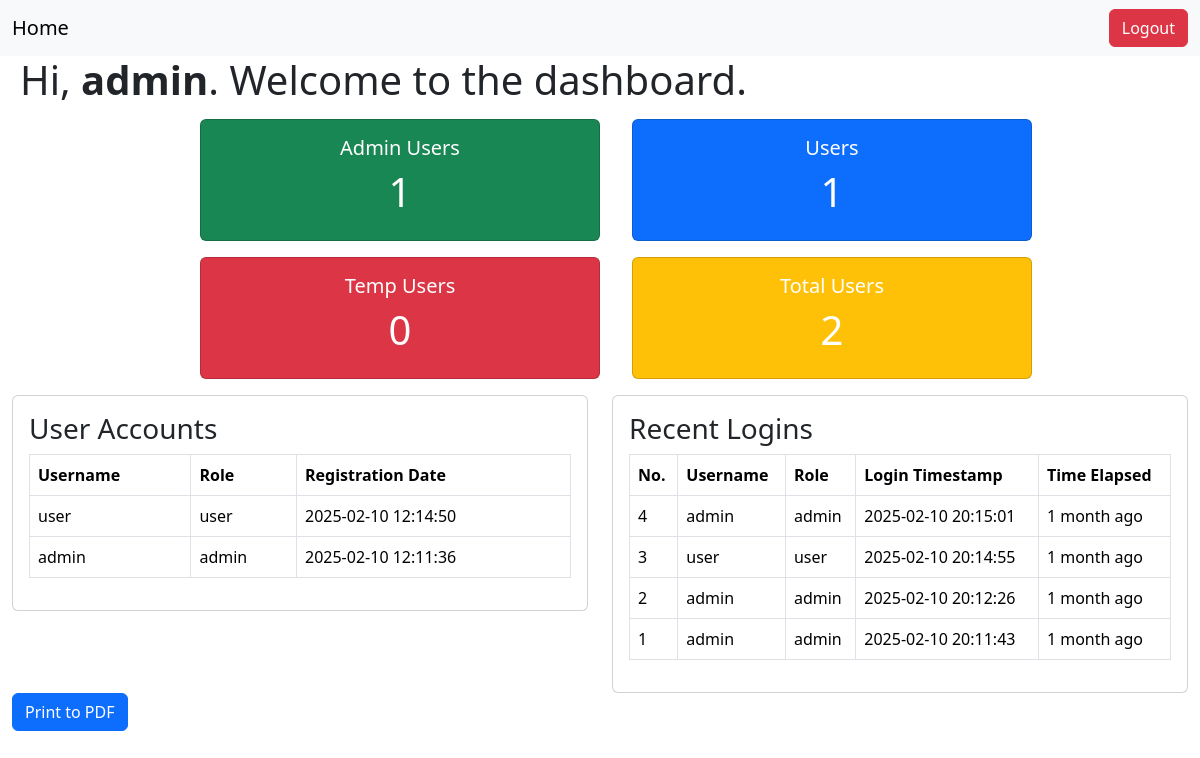
Page /admin/dashboard.php (signed in) on the committed database.
### tables this page shows
CREATE TABLE `users` (
  `id` int(11) NOT NULL,
  `username` varchar(50) NOT NULL,
  `password` varchar(255) NOT NULL,
  `user_type` enum('admin','user') NOT NULL DEFAULT 'user',
  `last_login` datetime DEFAULT NULL,
  `created_at` timestamp NOT NULL DEFAULT current_timestamp()
);

### admin/dashboard.php (the view, shortened to what this page needs)
<?php
require_once "../db/config.php";
function getUserStatistics($pdo) {
    $stats = [
        "admin" => 0,
        "user" => 0,
        "temp-user" => 0,
        "total" => 0
    ];
    $sql = "SELECT user_type, COUNT(*) as count FROM users GROUP BY user_type";
    if ($stmt = $pdo->prepare($sql)) {
        if ($stmt->execute()) {
            while ($row = $stmt->fetch(PDO::FETCH_ASSOC)) {
                $stats[$row["user_type"]] = $row["count"];
            }
        }
    }
    $stats["total"] = array_sum($stats);
    return $stats;
}
$userStats = getUserStatistics($pdo);
$userAccounts = [];
$sql = "SELECT username, user_type, created_at FROM users ORDER BY created_at DESC";
if ($stmt = $pdo->prepare($sql)) {
    if ($stmt->execute()) {
        $userAccounts = $stmt->fetchAll(PDO::FETCH_ASSOC);
    }
}
$recentLogins = [];
$sql = "SELECT l.login_id, u.username, u.user_type, l.login_time FROM login_logs l JOIN users u ON l.user_id = u.id ORDER BY l.login_time DESC LIMIT 10";
if ($stmt = $pdo->prepare($sql)) {
    if ($stmt->execute()) {
        $recentLogins = $stmt->fetchAll(PDO::FETCH_ASSOC);
    }
}
?>
<!DOCTYPE html>
<html lang="en">
<head>
    <link href="https://cdn.jsdelivr.net/npm/bootstrap@5.3.3/dist/css/bootstrap.min.css" rel="stylesheet">
</head>
<body>
    <nav class="navbar navbar-expand-lg bg-body-tertiary">
        <div class="container-fluid">
            <a class="navbar-brand" href="dashboard.php">Home</a>
            <div class="collapse navbar-collapse" id="navbarSupportedContent">
                <form class="d-flex" role="search">
                    <a href="../logout.php" class="btn btn-danger">Logout</a>
                </form>
            </div>
        </div>
    </nav>
    <h1 style="margin-left:20px">Hi, <b><?php echo htmlspecialchars($_SESSION["username"]); ?></b>. Welcome to the dashboard.</h1>
<div id="dashboardContent">
    <div class="flex-container">
        <div class="card text-bg-success mb-3">
            <div class="card-body">
                <h5 class="card-title">Admin Users</h5>
                <h1 id="totalAdmins"><?php echo $userStats['admin']; ?></h1>
            </div>
        </div>
        <div class="card text-bg-primary mb-3">
            <div class="card-body">
                <h5 class="card-title">Users</h5>
                <h1 id="totalUsers"><?php echo $userStats['user']; ?></h1>
            </div>
        </div>
        <div class="card text-bg-danger text-white mb-3">
            <div class="card-body">
                <h5 class="card-title">Temp Users</h5>
                <h1 id="totalTempUsers"><?php echo $userStats['temp-user']; ?></h1>
            </div>
        </div>
        <div class="card text-bg-warning text-white mb-3">
            <div class="card-body">
                <h5 class="card-title">Total Users</h5>
                <h1 id="totalAllUsers"><?php echo $userStats['total']; ?></h1>
            </div>
        </div>
    </div>
    <div class="container-fluid">
        <div class="row">
            <div class="col">
                <div class="card">
                    <div class="card-body">
                        <h3>User Accounts</h3>
                        <table id="userAccounts" class="table table-bordered">
                            <thead>
                                <tr>
                                    <th>Username</th>
                                    <th>Role</th>
                                    <th>Registration Date</th>
                                </tr>
                            </thead>
                            <tbody>
                                <?php foreach ($userAccounts as $user): ?>
                                <tr>
                                    <td><?php echo htmlspecialchars($user['username']); ?></td>
                                    <td><?php echo htmlspecialchars($user['user_type']); ?></td>
                                    <td><?php echo date("Y-m-d H:i:s", strtotime($user['created_at'])); ?></td>
                                </tr>
                                <?php endforeach; ?>
                            </tbody>
                        </table>
                    </div>
                </div>
            </div>
            <div class="col">
                <div class="card">
                    <div class="card-body">
                        <h3>Recent Logins</h3>
                        <table id="recentLogin" class="table table-bordered">
                            <thead>
                                <tr>
                                    <th>No.</th>
                                    <th>Username</th>
                                    <th>Role</th>
                                    <th>Login Timestamp</th>
                                    <th>Time Elapsed</th>
                                </tr>
                            </thead>
                            <tbody>
                                <?php foreach ($recentLogins as $login): ?>
                                <tr data-login-time="<?php echo htmlspecialchars($login['login_time']); ?>">
                                    <td><?php echo htmlspecialchars($login['login_id']); ?></td>
                                    <td><?php echo htmlspecialchars($login['username']); ?></td>
                                    <td><?php echo htmlspecialchars($login['user_type']); ?></td>
                                    <td><?php echo date("Y-m-d H:i:s", strtotime($login['login_time'])); ?></td>
                                    <td class="time-elapsed"></td>
                                </tr>
                                <?php endforeach; ?>
                            </tbody>
                        </table>
                    </div>
                </div>
            </div>
        </div>
        <button class="btn btn-primary" onclick="printToPDF()">Print to PDF</button>
    </div>
</div>
</body>
</html>

### admin/dashboard.php (style rules this page uses)
.flex-container { display: flex; flex-direction: wrap; flex-wrap: wrap; justify-content: center; margin-top: 15px; }
.flex-container > div { background-color: #f1f1f1; width: 400px; margin-left: 2rem; text-align: center; }

### rows in the picture
users: username "user", user_type "user", created_at "2025-02-10 12:14:50"
users: username "admin", user_type "admin", created_at "2025-02-10 12:11:36"

### other values in the picture
$_SESSION["username"] "admin"
$userStats['admin'] "1"
$userStats['user'] "1"
$userStats['temp-user'] "0"
$userStats['total'] "2"
$login['login_id'] "4"
$login['username'] "admin"
$login['user_type'] "admin"
date("Y-m-d H:i:s", strtotime($login['login_time'])) "2025-02-10 20:15:01"
$login['login_id'] "3"
$login['username'] "user"
$login['user_type'] "user"
date("Y-m-d H:i:s", strtotime($login['login_time'])) "2025-02-10 20:14:55"
$login['login_id'] "2"
date("Y-m-d H:i:s", strtotime($login['login_time'])) "2025-02-10 20:12:26"
